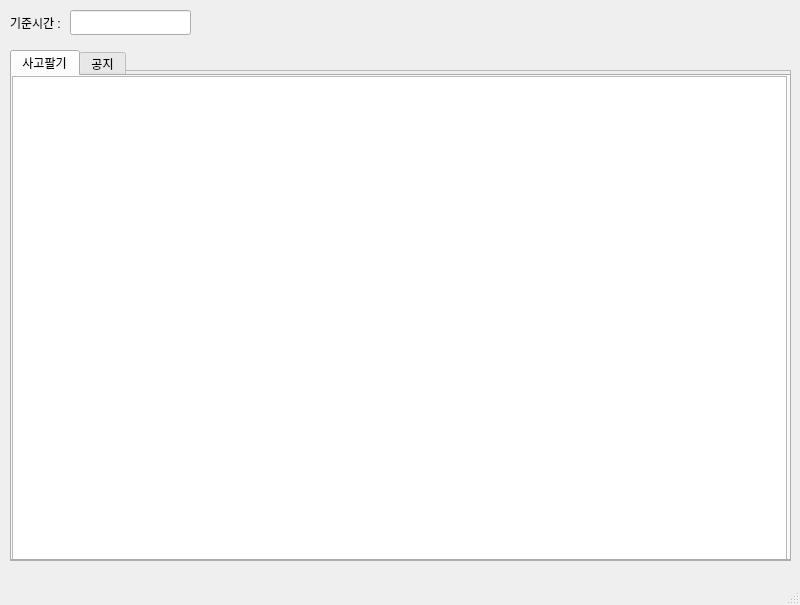
<?xml version="1.0" encoding="UTF-8"?>
<ui version="4.0">
 <class>MainWindow</class>
 <widget class="QMainWindow" name="MainWindow">
  <property name="geometry">
   <rect>
    <x>0</x>
    <y>0</y>
    <width>800</width>
    <height>605</height>
   </rect>
  </property>
  <property name="minimumSize">
   <size>
    <width>800</width>
    <height>605</height>
   </size>
  </property>
  <property name="maximumSize">
   <size>
    <width>800</width>
    <height>605</height>
   </size>
  </property>
  <property name="windowTitle">
   <string>Nano</string>
  </property>
  <widget class="QWidget" name="centralwidget">
   <widget class="QLineEdit" name="lineEdit_TIME">
    <property name="geometry">
     <rect>
      <x>70</x>
      <y>10</y>
      <width>121</width>
      <height>25</height>
     </rect>
    </property>
   </widget>
   <widget class="QLabel" name="label">
    <property name="geometry">
     <rect>
      <x>10</x>
      <y>10</y>
      <width>60</width>
      <height>25</height>
     </rect>
    </property>
    <property name="text">
     <string>기준시간 :</string>
    </property>
   </widget>
   <widget class="QFrame" name="frame">
    <property name="geometry">
     <rect>
      <x>10</x>
      <y>70</y>
      <width>781</width>
      <height>491</height>
     </rect>
    </property>
    <property name="frameShape">
     <enum>QFrame::StyledPanel</enum>
    </property>
    <property name="frameShadow">
     <enum>QFrame::Raised</enum>
    </property>
   </widget>
   <widget class="QTabWidget" name="tabWidget">
    <property name="geometry">
     <rect>
      <x>10</x>
      <y>50</y>
      <width>781</width>
      <height>511</height>
     </rect>
    </property>
    <property name="currentIndex">
     <number>0</number>
    </property>
    <widget class="QWidget" name="tab_5">
     <attribute name="title">
      <string>사고팔기</string>
     </attribute>
     <widget class="QTableWidget" name="tableWidget_SQUARE">
      <property name="geometry">
       <rect>
        <x>0</x>
        <y>0</y>
        <width>775</width>
        <height>486</height>
       </rect>
      </property>
     </widget>
    </widget>
    <widget class="QWidget" name="tab_6">
     <attribute name="title">
      <string>공지</string>
     </attribute>
     <widget class="QTableWidget" name="tableWidget_NOTICE">
      <property name="geometry">
       <rect>
        <x>0</x>
        <y>0</y>
        <width>775</width>
        <height>486</height>
       </rect>
      </property>
     </widget>
    </widget>
   </widget>
  </widget>
  <widget class="QMenuBar" name="menubar">
   <property name="geometry">
    <rect>
     <x>0</x>
     <y>0</y>
     <width>800</width>
     <height>21</height>
    </rect>
   </property>
  </widget>
  <widget class="QStatusBar" name="statusbar"/>
 </widget>
 <resources/>
 <connections/>
</ui>
